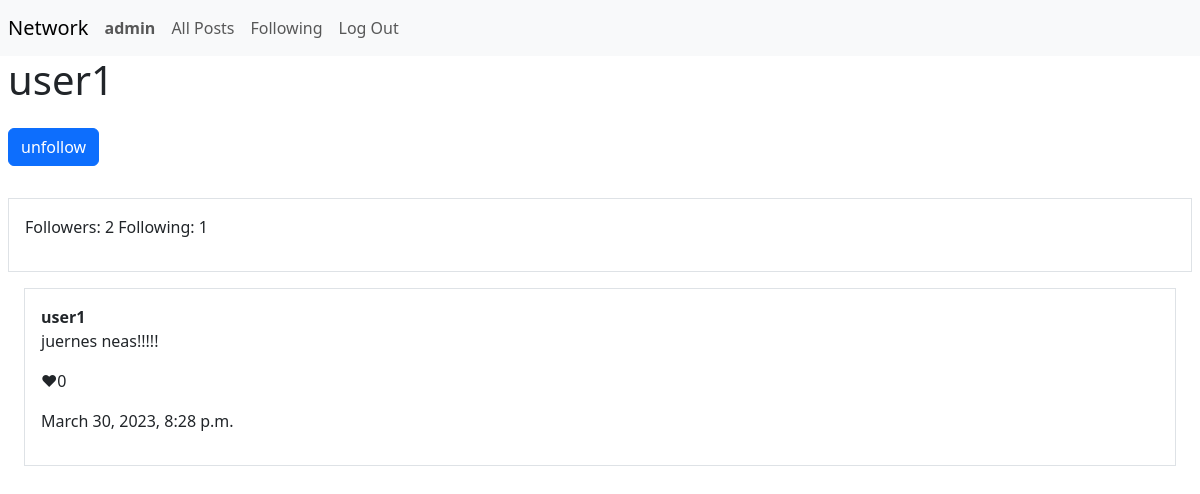
The app's page /user/1 (signed in) with its own data.
### network/models.py (models this page shows)
class User(AbstractUser):
    pass

class Posts(models.Model):
    poster = models.ForeignKey("User", on_delete=models.CASCADE, related_name="posts")
    content = models.TextField(max_length=280)
    timestamp = models.DateTimeField(auto_now_add=True)
    likes = models.IntegerField(default=0)

### network/views.py (the view)
# urls.py: path("user/<int:profile_id>", views.profile, name="profile_id"),
def profile(request, profile_id):
    profile_obj = User.objects.get(pk=profile_id)
    followers = profile_obj.followers.all().count()
    following = profile_obj.following.all().count()
    b_name = "follow"
    for follower in profile_obj.followers.all():
        if request.user == follower.follower:
            b_name = "unfollow"
    posts = Posts.objects.filter(poster=profile_obj.id).reverse()
    return render(request, "network/profile.html", {
        "profile": profile_obj,
        "followers": followers,
        "following": following,
        "posts": posts,
        "b_name": b_name
    })

### network/templates/network/profile.html (shortened to what this page needs)
{% extends "network/layout.html" %}
{% block body %}
<div>
    <h1>{{ profile.username }}</h1>
    {% if user.is_authenticated %}
        {% if user.username == profile.username %}
        {% else %}
        <form action=" {{ profile.id }}/{{ b_name }}" method="post">
            <input type="submit" value="{{ b_name }}" class="btn btn-primary my-3"/>
        </form>
        {% endif %}
    {% endif %}
</div>
<div class=" border p-3 my-3">
    <p>Followers: {{ followers }} Following: {{ following }}</p>
</div>
<div>
    {% for post in posts %}
        <div class="border p-3 m-3">
            <b>{{ post.poster.username }}</b>
            <p>{{ post.content }}</p>
            <p> ♥{{ post.likes }}</p>
            <p>{{ post.timestamp }}</p>
        </div>
    {% endfor %}
    </div>
{% endblock %}

### network/templates/network/layout.html (shortened to what this page needs)
{% load static %}
<!DOCTYPE html>
<html lang="en">
    <head>
        <link href="https://cdn.jsdelivr.net/npm/bootstrap@5.3.0-alpha2/dist/css/bootstrap.min.css" rel="stylesheet">
        <link href="{% static 'network/styles.css' %}" rel="stylesheet">
    </head>
    <body>
        <nav class="navbar navbar-expand-lg navbar-light bg-light">
            <a class="navbar-brand mx-2" href="#">Network</a>
            <div>
              <ul class="navbar-nav mr-auto">
                {% if user.is_authenticated %}
                    <li class="nav-item">
                        <a class="nav-link" href="#"><strong>{{ user.username }}</strong></a>
                    </li>
                {% endif %}
                <li class="nav-item">
                  <a class="nav-link" href="{% url 'index' %}">All Posts</a>
                </li>
                {% if user.is_authenticated %}
                    <li class="nav-item">
                        <a class="nav-link" href="{% url 'following' %}">Following</a>
                    </li>
                    <li class="nav-item">
                        <a class="nav-link" href="{% url 'logout' %}">Log Out</a>
                    </li>
                {% endif %}
              </ul>
            </div>
          </nav>
        <div class="body mx-2">
            {% block body %}
            {% endblock %}
        </div>
    </body>
</html>

### records on screen
User: username "admin"
User: username "user1"
Posts: poster.username "user1", content "juernes neas!!!!!", likes "0", timestamp "March 30, 2023, 8:28 p.m."

### other values on screen
{{ followers }} "2"
{{ following }} "1"
